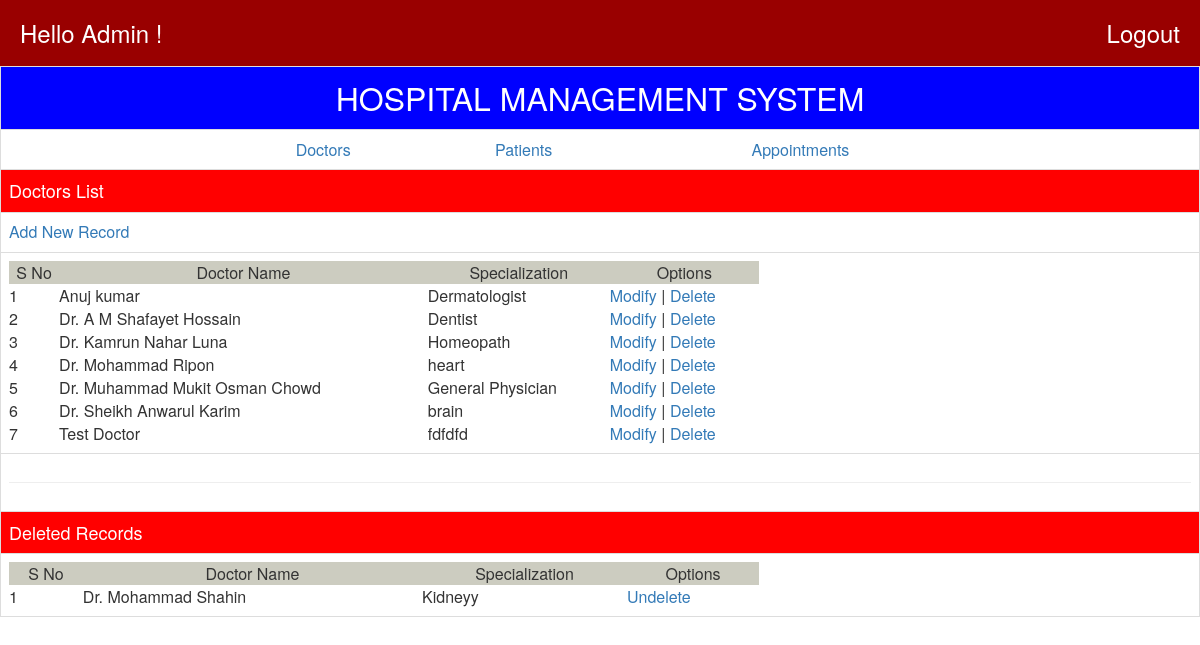
The app's page /DDEL.php with its own data.
### tables this page shows
CREATE TABLE IF NOT EXISTS `doct` (
  `dno` int(11) NOT NULL AUTO_INCREMENT,
  `dname` varchar(30) NOT NULL,
  `dspec` varchar(30) NOT NULL,
  `dshow` varchar(1) NOT NULL DEFAULT 'Y',
  `image` varchar(120) DEFAULT NULL,
  PRIMARY KEY (`dno`)
);

### DDEL.php (the view, shortened to what this page needs)
<?php require('connection.php');?>
<html>
 <head>
 <link rel="stylesheet" href="css/bootstrap.css"/>
 </head>
 <body>
<table class="table table-bordered">
<tr bgcolor=blue><td align=center><font SIZE=6 color=white>HOSPITAL
MANAGEMENT SYSTEM</font></td></tr>
<tr><td><table align=center width=750 cellspacing=0 cellpadding=5>
<tr><td align=center><a href=dlist.php>Doctors</td><td align=center><a
href=plist.php>Patients</td><td align=center><a
href=alist.php>Appointments</td>
</table></td></tr>
<tr bgcolor=red><td ><font size=4 color=white>Doctors
List</font></td></tr>
<tr><td><a href=dadd.php>Add New Record</a></td></tr>
<tr><td><table width=750 cellspacing=0 cellpadding=5>
<tr bgcolor=#ccccc><td align=center>S No</td><td align=center>Doctor
Name</td><td align=center>Specialization</td><td
align=center>Options</td></tr>
<?php
$rs1=mysql_query("SELECT * from doct where dshow='Y' order by
dname;");
$sno=1;
while( $row=mysql_fetch_array($rs1)) {
 echo "<tr><td>$sno</td><td>$row[1]</td><td>$row[2]</td><td><a
href=dmod.php?rno=".$row[0].">Modify</a> | <a
href=ddel.php?rno=".$row[0].">Delete</a></td></tr>";
 $sno++;
}
?>
</table></td></tr>
<tr><td align=center><hr></td></tr>
<tr bgcolor=red><td><font size=4 color=white>Deleted
Records</font></td></tr>
<tr><td><table width=750 cellspacing=0 cellpadding=5>
<tr bgcolor=#ccccc><td align=center>S No</td><td align=center>Doctor
Name</td><td align=center>Specialization</td><td
align=center>Options</td></tr>
<?php
$rs2=mysql_query("SELECT * from doct where dshow='N' order by
dname;");
$sno=1;
while( $row=mysql_fetch_array($rs2)) {
 echo "<tr><td>$sno</td><td>$row[1]</td><td>$row[2]</td><td><a
href=dundel.php?rno=".$row[0].">Undelete</a></td></tr>";
 $sno++;
}
?>
</table></td></tr>
</table>
</body>
</html>

### records on screen
doct: dname "Anuj kumar", dspec "Dermatologist"
doct: dname "Dr. A M Shafayet Hossain", dspec "Dentist"
doct: dname "Dr. Kamrun Nahar Luna", dspec "Homeopath"
doct: dname "Dr. Mohammad Ripon", dspec "heart"
doct: dname "Dr. Muhammad Mukit Osman Chowd", dspec "General Physician"
doct: dname "Dr. Sheikh Anwarul Karim", dspec "brain"
doct: dname "Test Doctor", dspec "fdfdfd"
doct: dname "Dr. Mohammad Shahin", dspec "Kidneyy"
